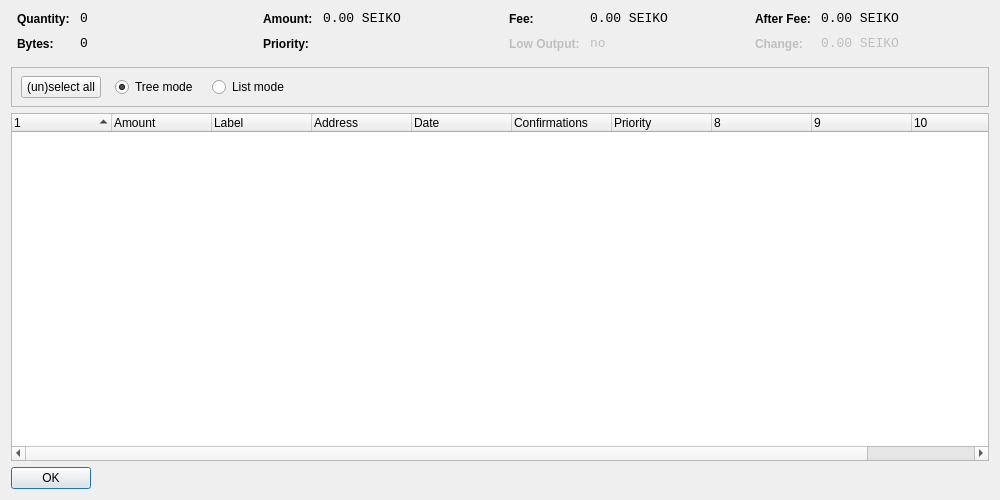
<?xml version="1.0" encoding="UTF-8"?>
<ui version="4.0">
 <class>CoinControlDialog</class>
 <widget class="QDialog" name="CoinControlDialog">
  <property name="geometry">
   <rect>
    <x>0</x>
    <y>0</y>
    <width>1000</width>
    <height>500</height>
   </rect>
  </property>
  <property name="windowTitle">
   <string>Coin Control</string>
  </property>
  <layout class="QVBoxLayout" name="verticalLayout">
   <item>
    <layout class="QHBoxLayout" name="horizontalLayoutTop" stretch="0,0,0,0">
     <property name="topMargin">
      <number>0</number>
     </property>
     <property name="bottomMargin">
      <number>10</number>
     </property>
     <item>
      <layout class="QFormLayout" name="formLayoutCoinControl1">
       <property name="horizontalSpacing">
        <number>10</number>
       </property>
       <property name="verticalSpacing">
        <number>10</number>
       </property>
       <property name="leftMargin">
        <number>6</number>
       </property>
       <property name="rightMargin">
        <number>6</number>
       </property>
       <item row="0" column="0">
        <widget class="QLabel" name="labelCoinControlQuantityText">
         <property name="styleSheet">
          <string notr="true">font-weight:bold;</string>
         </property>
         <property name="text">
          <string>Quantity:</string>
         </property>
        </widget>
       </item>
       <item row="0" column="1">
        <widget class="QLabel" name="labelCoinControlQuantity">
         <property name="font">
          <font>
           <family>Monospace</family>
           <pointsize>10</pointsize>
          </font>
         </property>
         <property name="cursor">
          <cursorShape>IBeamCursor</cursorShape>
         </property>
         <property name="contextMenuPolicy">
          <enum>Qt::ActionsContextMenu</enum>
         </property>
         <property name="text">
          <string notr="true">0</string>
         </property>
         <property name="textInteractionFlags">
          <set>Qt::LinksAccessibleByMouse|Qt::TextSelectableByKeyboard|Qt::TextSelectableByMouse</set>
         </property>
        </widget>
       </item>
       <item row="1" column="0">
        <widget class="QLabel" name="labelCoinControlBytesText">
         <property name="styleSheet">
          <string notr="true">font-weight:bold;</string>
         </property>
         <property name="text">
          <string>Bytes:</string>
         </property>
        </widget>
       </item>
       <item row="1" column="1">
        <widget class="QLabel" name="labelCoinControlBytes">
         <property name="font">
          <font>
           <family>Monospace</family>
           <pointsize>10</pointsize>
          </font>
         </property>
         <property name="cursor">
          <cursorShape>IBeamCursor</cursorShape>
         </property>
         <property name="contextMenuPolicy">
          <enum>Qt::ActionsContextMenu</enum>
         </property>
         <property name="text">
          <string notr="true">0</string>
         </property>
         <property name="textInteractionFlags">
          <set>Qt::LinksAccessibleByMouse|Qt::TextSelectableByKeyboard|Qt::TextSelectableByMouse</set>
         </property>
        </widget>
       </item>
      </layout>
     </item>
     <item>
      <layout class="QFormLayout" name="formLayoutCoinControl2">
       <property name="horizontalSpacing">
        <number>10</number>
       </property>
       <property name="verticalSpacing">
        <number>10</number>
       </property>
       <property name="leftMargin">
        <number>6</number>
       </property>
       <property name="rightMargin">
        <number>6</number>
       </property>
       <item row="0" column="0">
        <widget class="QLabel" name="labelCoinControlAmountText">
         <property name="styleSheet">
          <string notr="true">font-weight:bold;</string>
         </property>
         <property name="text">
          <string>Amount:</string>
         </property>
        </widget>
       </item>
       <item row="0" column="1">
        <widget class="QLabel" name="labelCoinControlAmount">
         <property name="font">
          <font>
           <family>Monospace</family>
           <pointsize>10</pointsize>
          </font>
         </property>
         <property name="cursor">
          <cursorShape>IBeamCursor</cursorShape>
         </property>
         <property name="contextMenuPolicy">
          <enum>Qt::ActionsContextMenu</enum>
         </property>
         <property name="text">
          <string notr="true">0.00 SEIKO</string>
         </property>
         <property name="textInteractionFlags">
          <set>Qt::LinksAccessibleByMouse|Qt::TextSelectableByKeyboard|Qt::TextSelectableByMouse</set>
         </property>
        </widget>
       </item>
       <item row="1" column="0">
        <widget class="QLabel" name="labelCoinControlPriorityText">
         <property name="styleSheet">
          <string notr="true">font-weight:bold;</string>
         </property>
         <property name="text">
          <string>Priority:</string>
         </property>
        </widget>
       </item>
       <item row="1" column="1">
        <widget class="QLabel" name="labelCoinControlPriority">
         <property name="font">
          <font>
           <family>Monospace</family>
           <pointsize>10</pointsize>
          </font>
         </property>
         <property name="cursor">
          <cursorShape>IBeamCursor</cursorShape>
         </property>
         <property name="contextMenuPolicy">
          <enum>Qt::ActionsContextMenu</enum>
         </property>
         <property name="text">
          <string/>
         </property>
         <property name="textInteractionFlags">
          <set>Qt::LinksAccessibleByMouse|Qt::TextSelectableByKeyboard|Qt::TextSelectableByMouse</set>
         </property>
        </widget>
       </item>
      </layout>
     </item>
     <item>
      <layout class="QFormLayout" name="formLayoutCoinControl3">
       <property name="horizontalSpacing">
        <number>10</number>
       </property>
       <property name="verticalSpacing">
        <number>10</number>
       </property>
       <property name="leftMargin">
        <number>6</number>
       </property>
       <property name="rightMargin">
        <number>6</number>
       </property>
       <item row="0" column="0">
        <widget class="QLabel" name="labelCoinControlFeeText">
         <property name="styleSheet">
          <string notr="true">font-weight:bold;</string>
         </property>
         <property name="text">
          <string>Fee:</string>
         </property>
        </widget>
       </item>
       <item row="0" column="1">
        <widget class="QLabel" name="labelCoinControlFee">
         <property name="font">
          <font>
           <family>Monospace</family>
           <pointsize>10</pointsize>
          </font>
         </property>
         <property name="cursor">
          <cursorShape>IBeamCursor</cursorShape>
         </property>
         <property name="contextMenuPolicy">
          <enum>Qt::ActionsContextMenu</enum>
         </property>
         <property name="text">
          <string notr="true">0.00 SEIKO</string>
         </property>
         <property name="textInteractionFlags">
          <set>Qt::LinksAccessibleByMouse|Qt::TextSelectableByKeyboard|Qt::TextSelectableByMouse</set>
         </property>
        </widget>
       </item>
       <item row="1" column="0">
        <widget class="QLabel" name="labelCoinControlLowOutputText">
         <property name="enabled">
          <bool>false</bool>
         </property>
         <property name="styleSheet">
          <string notr="true">font-weight:bold;</string>
         </property>
         <property name="text">
          <string>Low Output:</string>
         </property>
        </widget>
       </item>
       <item row="1" column="1">
        <widget class="QLabel" name="labelCoinControlLowOutput">
         <property name="enabled">
          <bool>false</bool>
         </property>
         <property name="font">
          <font>
           <family>Monospace</family>
           <pointsize>10</pointsize>
          </font>
         </property>
         <property name="cursor">
          <cursorShape>IBeamCursor</cursorShape>
         </property>
         <property name="contextMenuPolicy">
          <enum>Qt::ActionsContextMenu</enum>
         </property>
         <property name="text">
          <string notr="true">no</string>
         </property>
         <property name="textInteractionFlags">
          <set>Qt::LinksAccessibleByMouse|Qt::TextSelectableByKeyboard|Qt::TextSelectableByMouse</set>
         </property>
        </widget>
       </item>
      </layout>
     </item>
     <item>
      <layout class="QFormLayout" name="formLayoutCoinControl4">
       <property name="horizontalSpacing">
        <number>10</number>
       </property>
       <property name="verticalSpacing">
        <number>10</number>
       </property>
       <property name="leftMargin">
        <number>6</number>
       </property>
       <property name="rightMargin">
        <number>6</number>
       </property>
       <item row="0" column="0">
        <widget class="QLabel" name="labelCoinControlAfterFeeText">
         <property name="styleSheet">
          <string notr="true">font-weight:bold;</string>
         </property>
         <property name="text">
          <string>After Fee:</string>
         </property>
        </widget>
       </item>
       <item row="0" column="1">
        <widget class="QLabel" name="labelCoinControlAfterFee">
         <property name="font">
          <font>
           <family>Monospace</family>
           <pointsize>10</pointsize>
          </font>
         </property>
         <property name="cursor">
          <cursorShape>IBeamCursor</cursorShape>
         </property>
         <property name="contextMenuPolicy">
          <enum>Qt::ActionsContextMenu</enum>
         </property>
         <property name="text">
          <string notr="true">0.00 SEIKO</string>
         </property>
         <property name="textInteractionFlags">
          <set>Qt::LinksAccessibleByMouse|Qt::TextSelectableByKeyboard|Qt::TextSelectableByMouse</set>
         </property>
        </widget>
       </item>
       <item row="1" column="0">
        <widget class="QLabel" name="labelCoinControlChangeText">
         <property name="enabled">
          <bool>false</bool>
         </property>
         <property name="styleSheet">
          <string notr="true">font-weight:bold;</string>
         </property>
         <property name="text">
          <string>Change:</string>
         </property>
        </widget>
       </item>
       <item row="1" column="1">
        <widget class="QLabel" name="labelCoinControlChange">
         <property name="enabled">
          <bool>false</bool>
         </property>
         <property name="font">
          <font>
           <family>Monospace</family>
           <pointsize>10</pointsize>
          </font>
         </property>
         <property name="cursor">
          <cursorShape>IBeamCursor</cursorShape>
         </property>
         <property name="contextMenuPolicy">
          <enum>Qt::ActionsContextMenu</enum>
         </property>
         <property name="text">
          <string notr="true">0.00 SEIKO</string>
         </property>
         <property name="textInteractionFlags">
          <set>Qt::LinksAccessibleByMouse|Qt::TextSelectableByKeyboard|Qt::TextSelectableByMouse</set>
         </property>
        </widget>
       </item>
      </layout>
     </item>
    </layout>
   </item>
   <item>
    <widget class="QFrame" name="frame">
     <property name="minimumSize">
      <size>
       <width>0</width>
       <height>40</height>
      </size>
     </property>
     <property name="frameShape">
      <enum>QFrame::StyledPanel</enum>
     </property>
     <property name="frameShadow">
      <enum>QFrame::Sunken</enum>
     </property>
     <widget class="QWidget" name="horizontalLayoutWidget">
      <property name="geometry">
       <rect>
        <x>10</x>
        <y>0</y>
        <width>781</width>
        <height>41</height>
       </rect>
      </property>
      <layout class="QHBoxLayout" name="horizontalLayoutPanel" stretch="0,0,0,0,0">
       <property name="spacing">
        <number>14</number>
       </property>
       <item>
        <widget class="QPushButton" name="pushButtonSelectAll">
         <property name="sizePolicy">
          <sizepolicy hsizetype="Maximum" vsizetype="Fixed">
           <horstretch>0</horstretch>
           <verstretch>0</verstretch>
          </sizepolicy>
         </property>
         <property name="text">
          <string>(un)select all</string>
         </property>
        </widget>
       </item>
       <item>
        <widget class="QRadioButton" name="radioTreeMode">
         <property name="sizePolicy">
          <sizepolicy hsizetype="Maximum" vsizetype="Fixed">
           <horstretch>0</horstretch>
           <verstretch>0</verstretch>
          </sizepolicy>
         </property>
         <property name="text">
          <string>Tree mode</string>
         </property>
         <property name="checked">
          <bool>true</bool>
         </property>
        </widget>
       </item>
       <item>
        <widget class="QRadioButton" name="radioListMode">
         <property name="sizePolicy">
          <sizepolicy hsizetype="Maximum" vsizetype="Fixed">
           <horstretch>0</horstretch>
           <verstretch>0</verstretch>
          </sizepolicy>
         </property>
         <property name="text">
          <string>List mode</string>
         </property>
        </widget>
       </item>
       <item>
        <spacer name="horizontalSpacer">
         <property name="orientation">
          <enum>Qt::Horizontal</enum>
         </property>
         <property name="sizeHint" stdset="0">
          <size>
           <width>40</width>
           <height>20</height>
          </size>
         </property>
        </spacer>
       </item>
      </layout>
     </widget>
    </widget>
   </item>
   <item>
    <widget class="CoinControlTreeWidget" name="treeWidget">
     <property name="contextMenuPolicy">
      <enum>Qt::CustomContextMenu</enum>
     </property>
     <property name="sortingEnabled">
      <bool>false</bool>
     </property>
     <property name="columnCount">
      <number>11</number>
     </property>
     <attribute name="headerShowSortIndicator" stdset="0">
      <bool>true</bool>
     </attribute>
     <attribute name="headerStretchLastSection">
      <bool>false</bool>
     </attribute>
     <column>
      <property name="text">
       <string/>
      </property>
     </column>
     <column>
      <property name="text">
       <string>Amount</string>
      </property>
     </column>
     <column>
      <property name="text">
       <string>Label</string>
      </property>
     </column>
     <column>
      <property name="text">
       <string>Address</string>
      </property>
     </column>
     <column>
      <property name="text">
       <string>Date</string>
      </property>
     </column>
     <column>
      <property name="text">
       <string>Confirmations</string>
      </property>
      <property name="toolTip">
       <string>Confirmed</string>
      </property>
     </column>
     <column>
      <property name="text">
       <string>Priority</string>
      </property>
     </column>
     <column>
      <property name="text">
       <string/>
      </property>
     </column>
     <column>
      <property name="text">
       <string/>
      </property>
     </column>
     <column>
      <property name="text">
       <string/>
      </property>
     </column>
     <column>
      <property name="text">
       <string/>
      </property>
     </column>
    </widget>
   </item>
   <item>
    <widget class="QDialogButtonBox" name="buttonBox">
     <property name="sizePolicy">
      <sizepolicy hsizetype="Maximum" vsizetype="Fixed">
       <horstretch>0</horstretch>
       <verstretch>0</verstretch>
      </sizepolicy>
     </property>
     <property name="orientation">
      <enum>Qt::Horizontal</enum>
     </property>
     <property name="standardButtons">
      <set>QDialogButtonBox::Ok</set>
     </property>
    </widget>
   </item>
  </layout>
 </widget>
 <customwidgets>
  <customwidget>
   <class>CoinControlTreeWidget</class>
   <extends>QTreeWidget</extends>
   <header>coincontroltreewidget.h</header>
  </customwidget>
 </customwidgets>
 <resources/>
 <connections/>
</ui>
